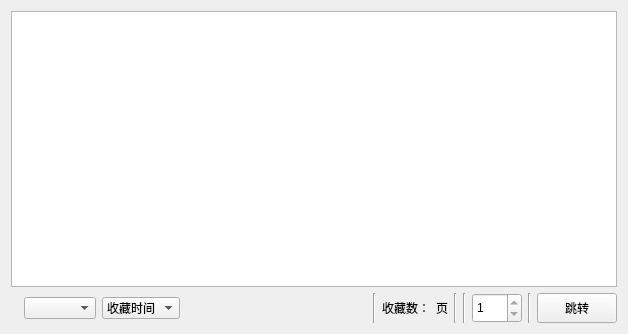
<?xml version="1.0" encoding="UTF-8"?>
<ui version="4.0">
 <class>Favorite</class>
 <widget class="QWidget" name="Favorite">
  <property name="geometry">
   <rect>
    <x>0</x>
    <y>0</y>
    <width>628</width>
    <height>334</height>
   </rect>
  </property>
  <property name="windowTitle">
   <string>收藏</string>
  </property>
  <layout class="QGridLayout" name="gridLayout_2">
   <item row="0" column="0">
    <layout class="QGridLayout" name="gridLayout_3">
     <item row="0" column="0">
      <widget class="ComicListWidget" name="bookList">
       <property name="styleSheet">
        <string notr="true"/>
       </property>
      </widget>
     </item>
    </layout>
   </item>
   <item row="1" column="0">
    <layout class="QGridLayout" name="gridLayout_4">
     <item row="0" column="0">
      <layout class="QHBoxLayout" name="horizontalLayout">
       <item>
        <widget class="QLabel" name="msgLabel">
         <property name="text">
          <string/>
         </property>
        </widget>
       </item>
       <item>
        <widget class="QComboBox" name="folderBox"/>
       </item>
       <item>
        <widget class="QComboBox" name="sortCombox">
         <item>
          <property name="text">
           <string>收藏时间</string>
          </property>
         </item>
         <item>
          <property name="text">
           <string>更新时间</string>
          </property>
         </item>
        </widget>
       </item>
       <item>
        <spacer name="horizontalSpacer">
         <property name="orientation">
          <enum>Qt::Horizontal</enum>
         </property>
         <property name="sizeHint" stdset="0">
          <size>
           <width>40</width>
           <height>20</height>
          </size>
         </property>
        </spacer>
       </item>
       <item>
        <widget class="Line" name="line_2">
         <property name="orientation">
          <enum>Qt::Vertical</enum>
         </property>
        </widget>
       </item>
       <item>
        <widget class="QLabel" name="nums">
         <property name="minimumSize">
          <size>
           <width>0</width>
           <height>30</height>
          </size>
         </property>
         <property name="text">
          <string>收藏数：</string>
         </property>
        </widget>
       </item>
       <item>
        <widget class="QLabel" name="pages">
         <property name="text">
          <string>页</string>
         </property>
        </widget>
       </item>
       <item>
        <widget class="Line" name="line">
         <property name="orientation">
          <enum>Qt::Vertical</enum>
         </property>
        </widget>
       </item>
       <item>
        <widget class="Line" name="line_4">
         <property name="orientation">
          <enum>Qt::Vertical</enum>
         </property>
        </widget>
       </item>
       <item>
        <widget class="QSpinBox" name="spinBox">
         <property name="minimumSize">
          <size>
           <width>50</width>
           <height>30</height>
          </size>
         </property>
         <property name="minimum">
          <number>1</number>
         </property>
         <property name="maximum">
          <number>1</number>
         </property>
        </widget>
       </item>
       <item>
        <widget class="Line" name="line_3">
         <property name="orientation">
          <enum>Qt::Vertical</enum>
         </property>
        </widget>
       </item>
       <item>
        <widget class="QPushButton" name="jumpButton">
         <property name="minimumSize">
          <size>
           <width>0</width>
           <height>30</height>
          </size>
         </property>
         <property name="text">
          <string>跳转</string>
         </property>
         <property name="shortcut">
          <string>Return</string>
         </property>
        </widget>
       </item>
      </layout>
     </item>
    </layout>
   </item>
  </layout>
 </widget>
 <customwidgets>
  <customwidget>
   <class>ComicListWidget</class>
   <extends>QListWidget</extends>
   <header location="global">component.list.comic_list_widget.h</header>
  </customwidget>
 </customwidgets>
 <resources/>
 <connections>
  <connection>
   <sender>jumpButton</sender>
   <signal>clicked()</signal>
   <receiver>Favorite</receiver>
   <slot>JumpPage()</slot>
   <hints>
    <hint type="sourcelabel">
     <x>439</x>
     <y>280</y>
    </hint>
    <hint type="destinationlabel">
     <x>361</x>
     <y>291</y>
    </hint>
   </hints>
  </connection>
 </connections>
 <slots>
  <slot>JumpPage()</slot>
  <slot>RefreshDataFocus()</slot>
 </slots>
</ui>
